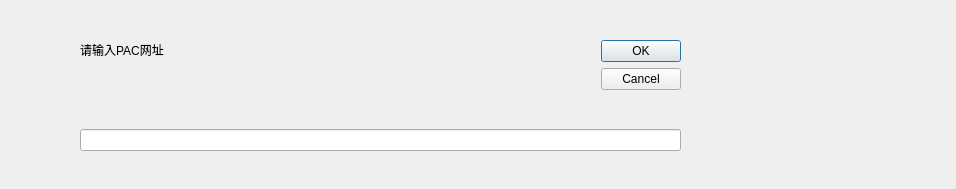
<?xml version="1.0" encoding="UTF-8"?>
<ui version="4.0">
 <class>EditOnlinePacUrlDialog</class>
 <widget class="QDialog" name="EditOnlinePacUrlDialog">
  <property name="geometry">
   <rect>
    <x>0</x>
    <y>0</y>
    <width>956</width>
    <height>189</height>
   </rect>
  </property>
  <property name="windowTitle">
   <string>编辑在线PAC网址</string>
  </property>
  <widget class="QWidget" name="">
   <property name="geometry">
    <rect>
     <x>60</x>
     <y>20</y>
     <width>641</width>
     <height>151</height>
    </rect>
   </property>
   <layout class="QGridLayout" name="gridLayout">
    <property name="leftMargin">
     <number>20</number>
    </property>
    <property name="topMargin">
     <number>20</number>
    </property>
    <property name="rightMargin">
     <number>20</number>
    </property>
    <property name="bottomMargin">
     <number>20</number>
    </property>
    <item row="1" column="0">
     <widget class="QLabel" name="label">
      <property name="text">
       <string>请输入PAC网址</string>
      </property>
     </widget>
    </item>
    <item row="1" column="1">
     <spacer name="horizontalSpacer">
      <property name="orientation">
       <enum>Qt::Horizontal</enum>
      </property>
      <property name="sizeHint" stdset="0">
       <size>
        <width>40</width>
        <height>20</height>
       </size>
      </property>
     </spacer>
    </item>
    <item row="4" column="0" colspan="3">
     <widget class="QLineEdit" name="lineEdit">
      <property name="inputMethodHints">
       <set>Qt::ImhNone</set>
      </property>
     </widget>
    </item>
    <item row="1" column="2" rowspan="3">
     <widget class="QDialogButtonBox" name="buttonBox">
      <property name="orientation">
       <enum>Qt::Vertical</enum>
      </property>
      <property name="standardButtons">
       <set>QDialogButtonBox::Cancel|QDialogButtonBox::Ok</set>
      </property>
     </widget>
    </item>
    <item row="2" column="1">
     <spacer name="verticalSpacer">
      <property name="orientation">
       <enum>Qt::Vertical</enum>
      </property>
      <property name="sizeHint" stdset="0">
       <size>
        <width>20</width>
        <height>40</height>
       </size>
      </property>
     </spacer>
    </item>
   </layout>
  </widget>
 </widget>
 <resources/>
 <connections>
  <connection>
   <sender>buttonBox</sender>
   <signal>accepted()</signal>
   <receiver>EditOnlinePacUrlDialog</receiver>
   <slot>accept()</slot>
   <hints>
    <hint type="sourcelabel">
     <x>248</x>
     <y>254</y>
    </hint>
    <hint type="destinationlabel">
     <x>157</x>
     <y>274</y>
    </hint>
   </hints>
  </connection>
  <connection>
   <sender>buttonBox</sender>
   <signal>rejected()</signal>
   <receiver>EditOnlinePacUrlDialog</receiver>
   <slot>reject()</slot>
   <hints>
    <hint type="sourcelabel">
     <x>316</x>
     <y>260</y>
    </hint>
    <hint type="destinationlabel">
     <x>286</x>
     <y>274</y>
    </hint>
   </hints>
  </connection>
 </connections>
</ui>
